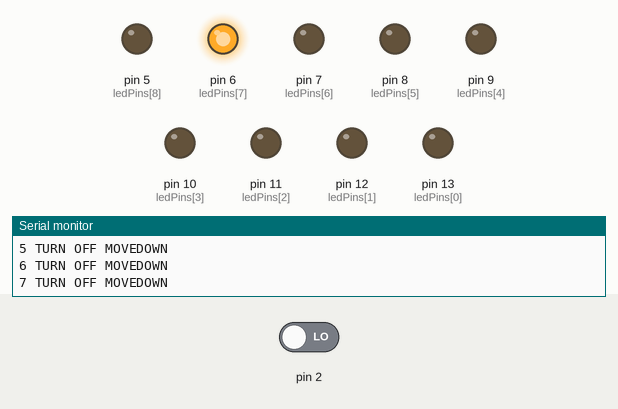
Simulated run of this sketch. Board: Arduino Uno, built with avr-gcc and run on an emulated ATmega328P. Parts: output pins drawn as LEDs (lit = HIGH), the last lines printed to the serial monitor. Dashed ring = blinking. The inputs (shaded band) are chosen by the test bench; at power-on: pin 2 LOW.

Above: at 5.0 s.
5.1 s: pin 2 driven HIGH
At 6.0 s:
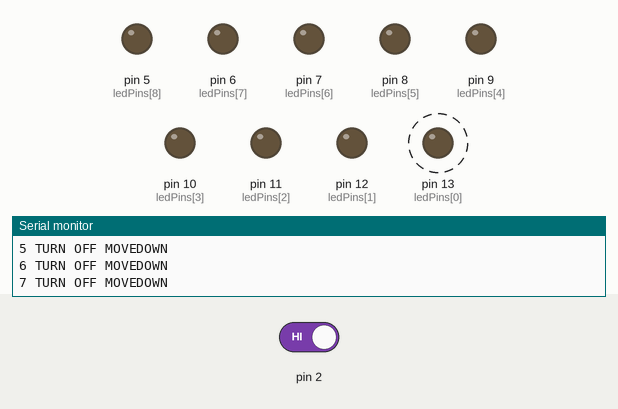
8.6 s: pin 2 driven LOW
At 9.5 s:
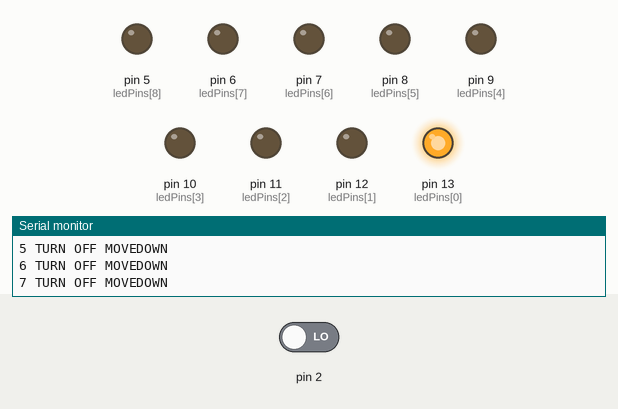
At 15.5 s:
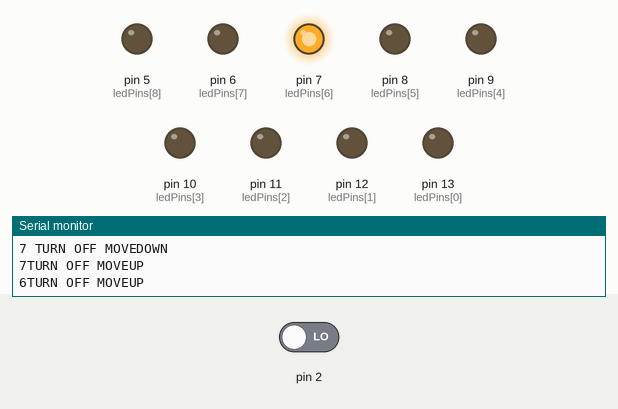
Timing chart, 0 to 30.9 s (numbered marks = the images above; inputs shaded):
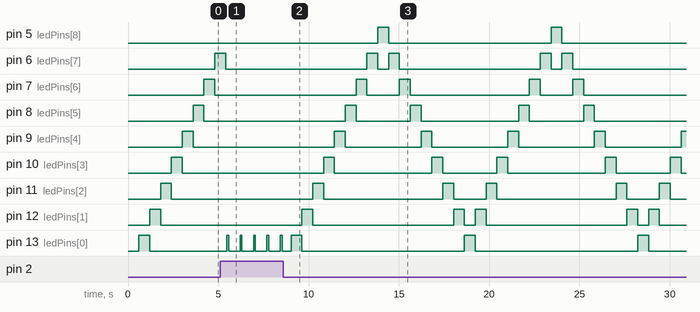

Measured:
- after the input at 5.1 s, pin 5 (ledPins[8]): stays LOW (without the input it goes to HIGH after 0.30 s); pin 6 (ledPins[7]): goes on until 5.4 s, then stays LOW
- after the input at 8.6 s, pin 5 (ledPins[8]): alternates HIGH for 0.60 s and LOW for 9.0 s, starting after 5.2 s; pin 6 (ledPins[7]): LOW → HIGH after 4.6 s, → LOW 0.60 s later, → HIGH 0.60 s later, → LOW 0.60 s later, … (8 changes in this stretch)

The sketch:

reactionGame.ino
```cpp
int currentLED = 0;
int numOfLEDs = 9;
int ledPins[]= {13,12,11,10,9,8,7,6,5};
unsigned long time = 0;

//We are jusing lastJump here since sometimes the arduino might not execute exacty when it is %intervals == 0
unsigned long interval =600;
unsigned long lastTime = 0;

int win=0;

#define UP 1
#define DOWN 0

int direction = DOWN;

void setup() {
  // put your setup code here, to run once:
  Serial.begin(9600);

  //Red
  //2 yellow
  //Green
  //Blue
  //Green
  //2Yellow
  //Red
  //Sets them to output
  for(int i = 0;i<9;i++){
    pinMode(ledPins[i],OUTPUT);
    // digitalWrite(ledPins[i],HIGH);
    // Serial.println(i);
  }

  //Then there's the button
  pinMode(2,INPUT);
}

//Lights moving from up to Down
void moveDown(){
  //Turns on currentLED and turns off the one before it
  digitalWrite(ledPins[currentLED],HIGH);

  //Turns off previous lights
  if(currentLED != 0){
    digitalWrite(ledPins[currentLED-1],LOW);
    Serial.print(currentLED);
    Serial.println(" TURN OFF MOVEDOWN");

  }
  else{
    digitalWrite(ledPins[currentLED+1],LOW);
  }

  //4th LED leads to the win, so mark it as winnable.(currentLED will no longer be 4 so we need to save that this is a win)
  if(currentLED == 4){
    win = 1;
  }
  else
    win = 0;

  currentLED++;

  // Serial.print(currentLED);
  // Serial.println("movingDown");


  //If last LED change direction of light movement
  if(currentLED == numOfLEDs-1){
    direction = UP;
  }
}

//Lights moving from Down to Up
void moveUp(){
  //Turns on currentLED and turns off the one before it
  digitalWrite(ledPins[currentLED],HIGH);

  //Turns off previous light
  if(currentLED != numOfLEDs-1){
    digitalWrite(ledPins[currentLED+1],LOW);
    Serial.print(currentLED);
    Serial.println("TURN OFF MOVEUP");
  }
  else
  {
    digitalWrite(ledPins[currentLED-1],LOW);
  }
  //4th LED leads to the win, so mark it as winnable.(currentLED will no longer be 4 so we need to save that this is a win)
  if(currentLED == 4){
    win = 1;
  }
  else
    win = 0;

  currentLED--;

  // Serial.print(currentLED);
  // Serial.println(" movingUP");

  //If last LED change direction of light movement
  if(currentLED == 0){
    direction = DOWN;
  }
}

void victoryAnimation(){
  //Animation of lights extending from center
  for(int i = 0;i<numOfLEDs;i++){
      digitalWrite(ledPins[currentLED+i],HIGH);
      digitalWrite(ledPins[currentLED-i],HIGH);
      delay(70);
  }
  delay(100);
}

//Turns off all lights and resets direction
void restart(){
  for(int i = 0;i<numOfLEDs;i++){
    digitalWrite(ledPins[i],LOW);
    delay(30);
  }
  direction = DOWN;
  currentLED = 0;
}

//Increases difficulty by reducing interval
void increaseDifficulty(){
  if(interval>300){
    interval -= 100;
  }
  else
  if(interval>100){
    interval -= 50;
  }
  else
  {
    interval -=15;
  }
}
void loop() {
  unsigned long currTime = millis();
  //Move Up Down every duration seconds;
  if(currTime - lastTime>= interval){
    lastTime = currTime;
    // Serial.println(currTime);
    if(direction == UP){
      moveUp();
    }
    else
    if(direction == DOWN){
      moveDown();
    }
  }

  //If clicked when on blue (pin 8) win, otherwise lose. Different animations for win/loss
  if(digitalRead(2)){

    //If won (assuming winning LED is the 5th)
    if(currentLED>=3 && currentLED<=5 && win){
      //Set direction to not UP/DOWN so that it stops the movingup and down
      direction = 70;
      victoryAnimation();
      Serial.print("Difficulty: ");
      Serial.println(interval);
      //Increase interval speed
      increaseDifficulty();
      //Restaerts
    }
    delay(100);
      restart();
    // Serial.print(clicked);
  }
}
```
